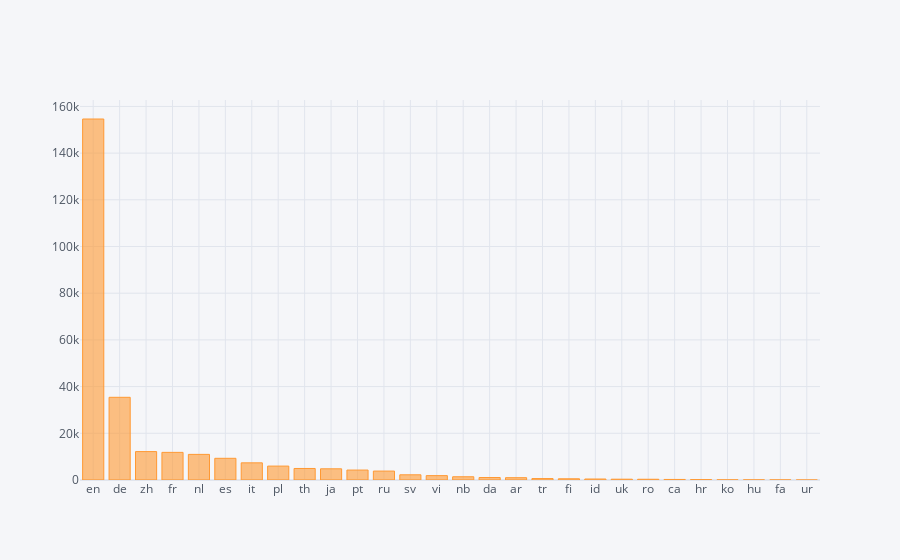

The cell this chart's notebook holds for it:
### Code cell
filtered.groupby(by=["language"])['id'].count().sort_values(ascending=False).iplot(kind='bar')

### Figure 1 — Plotly figure (JSON) as saved in the notebook; plotly's stock layout.template omitted (floating-point values rounded to 4 significant figures)
{"data": [{"marker": {"color": "rgba(255, 153, 51, 0.6)", "line": {"color": "rgba(255, 153, 51, 1.0)", "width": 1}}, "name": "id", "orientation": "v", "text": "", "type": "bar", "x": ["en", "de", "zh", "fr", "nl", "es", "it", "pl", "th", "ja", "pt", "ru", "sv", "vi", "nb", "da", "ar", "tr", "fi", "id", "uk", "ro", "ca", "hr", "ko", "hu", "fa", "ur"], "y": [154609, 35415, 12170, 11836, 10967, 9295, 7350, 5962, 4938, 4794, 4256, 3823, 2228, 1867, 1388, 1059, 986, 612, 527, 424, 345, 323, 234, 168, 64, 50, 30, 2]}], "layout": {"legend": {"bgcolor": "#F5F6F9", "font": {"color": "#4D5663"}}, "paper_bgcolor": "#F5F6F9", "plot_bgcolor": "#F5F6F9", "title": {"font": {"color": "#4D5663"}}, "xaxis": {"gridcolor": "#E1E5ED", "showgrid": true, "tickfont": {"color": "#4D5663"}, "title": {"font": {"color": "#4D5663"}, "text": ""}, "zerolinecolor": "#E1E5ED"}, "yaxis": {"gridcolor": "#E1E5ED", "showgrid": true, "tickfont": {"color": "#4D5663"}, "title": {"font": {"color": "#4D5663"}, "text": ""}, "zerolinecolor": "#E1E5ED"}}}
